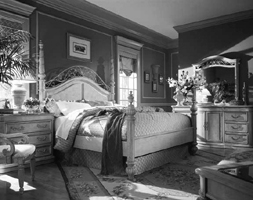
#> input picture data/train/Bedroom/image_0025.jpg, 253 x 200 px; its folder holds 3 pictures in this run
$ python Scene_Recognition.py
#> lines starting #> are read from the running program, lines starting #| are printed output that depends on the picture
### utils.py
import numpy as np
from numpy.linalg import norm
from skimage.io import imread, imsave
from skimage.color import rgb2gray
from skimage.feature import hog, match_template
from skimage.transform import resize
from skimage.filters import gabor
from sklearn.feature_extraction.image import extract_patches_2d
from scipy.spatial.distance import cdist
from scipy.stats import mode
from sklearn.cluster import MiniBatchKMeans
from sklearn.svm import LinearSVC, SVC
from sklearn.model_selection import GridSearchCV
from sklearn.mixture import GaussianMixture
import os
import glob
import matplotlib.pyplot as plt
import warnings
import cv2

warnings.filterwarnings('ignore', '', UserWarning)


def get_tiny_images(image_paths):
    """
    Generates tiny image features by resizing images to a small resolution.

    Args:
        image_paths (list): List of image file paths.
    Returns:
        np.ndarray: Array of tiny image feature vectors (n x d).
    """
    tiny_images = [
        resize(imread(image_path), (16, 16)).flatten()
        for image_path in image_paths
    ]
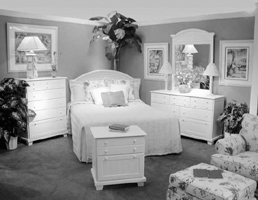
#> input picture data/train/Bedroom/image_0028.jpg, 258 x 200 px
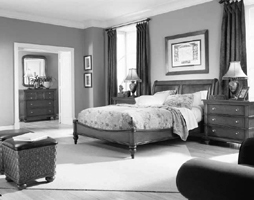
#> input picture data/train/Bedroom/image_0031.jpg, 254 x 200 px
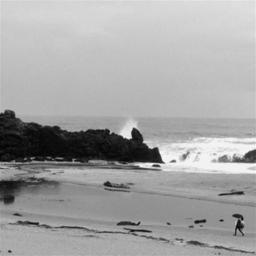
#> input picture data/train/Coast/image_0052.jpg, 256 x 256 px
#> tiny_images = 4 items
    return np.array(tiny_images)


# [476 lines left out: functions generate_gaussian_pyramid, build_vocabulary, build_vocabulary_with_gmm, spatial_pyramid_bow, get_bags_of_words, get_bags_of_words_with_gmm and 6 more, not called in this run]


def nearest_neighbor_classify(train_image_feats, train_labels, test_image_feats, k=5):
    """
    Classifies test images using k-Nearest Neighbors.

    Args:
        train_image_feats (np.ndarray): n x d array of training image features.
        train_labels (list): List of n training labels (strings).
        test_image_feats (np.ndarray): m x d array of test image features.
        k (int): Number of nearest neighbors to consider (default=5).

    Returns:
        list: Predicted labels for each test image.
    """
#> called with train_image_feats = array of shape (4, 256), test_image_feats = array of shape (4, 256), k = 5
    # Compute pairwise distances between test and training features
    distances = cdist(test_image_feats, train_image_feats, metric='euclidean')
#> distances = [[0, 4.6, 4.95, 6.06], [4.6, 0, 4.21, 3.79], [4.95, 4.21, 0, 4.24], [6.06, 3.79, 4.24, 0]]

    # Find the indices of the k nearest neighbors for each test image
    k_nearest_indices = np.argsort(distances, axis=1)[:, :k]
#> k_nearest_indices = [[0, 1, 2, 3], [1, 3, 2, 0], [2, 1, 3, 0], [3, 1, 2, 0]]

    # Predict labels based on the mode of the k-nearest neighbors' labels
    predictions = []
    for neighbors in k_nearest_indices:
        k_labels = [train_labels[i] for i in neighbors]  # Get the labels of the k-nearest neighbors
        most_common_label = mode(k_labels, keepdims=True).mode[0]  # Find the most common label
        predictions.append(most_common_label)
#> this loop made 1 pass
#> after the loop, predictions = []

    return predictions


def get_image_paths(data_path, categories, num_train_per_cat):
    """
    Returns file paths and labels for training and test images.

    Args:
        data_path (str): Path to the dataset directory.
        categories (list): List of category names (strings).
        num_train_per_cat (int): Number of images per category for training and testing.

    Returns:
        tuple: (train_image_paths, test_image_paths, train_labels, test_labels)
            - train_image_paths (list): List of training image file paths.
            - test_image_paths (list): List of test image file paths.
            - train_labels (list): List of category labels for training images.
            - test_labels (list): List of category labels for test images.
    """
    train_image_paths, test_image_paths = [], []
    train_labels, test_labels = [], []

    for cat in categories:
        # Collect training images and labels
        train_images = glob.glob(os.path.join(data_path, 'train', cat, '*.jpg'))[:num_train_per_cat]
        train_image_paths.extend(train_images)
        train_labels.extend([cat] * len(train_images))

        # Collect test images and labels
        test_images = glob.glob(os.path.join(data_path, 'test', cat, '*.jpg'))[:num_train_per_cat]
        test_image_paths.extend(test_images)
        test_labels.extend([cat] * len(test_images))

    return train_image_paths, test_image_paths, train_labels, test_labels


# [302 lines left out: functions create_results_webpage, rescale, not called in this run]

### Scene_Recognition.py
import os
import numpy as np
import argparse
from utils import (
    get_tiny_images, build_vocabulary, get_bags_of_words, combined_features,
    svm_classify, nearest_neighbor_classify, get_image_paths,
    svm_classify_rbf, svm_classify_rbf_with_grid_search,
    build_vocabulary_with_gmm, get_bags_of_words_with_gmm,
    create_results_webpage
)

def scene_recognition(feature='tiny_image', classifier='nearest_neighbor'):
    """
    Performs scene recognition by extracting features from images and classifying them
    into predefined categories using specified feature extraction and classification methods.

    Args:
        feature (str): Feature extraction method ('tiny_image' or 'bag_of_words').
        classifier (str): Classification method ('nearest_neighbor' or 'support_vector_machine').
    """
    # Parameters and Paths
    data_path = './data/'
    categories = ['Kitchen', 'Store', 'Bedroom', 'LivingRoom', 'Office', 'Industrial',
                  'Suburb', 'InsideCity', 'TallBuilding', 'Street', 'Highway', 'OpenCountry',
                  'Coast', 'Mountain', 'Forest']
    abbr_categories = ['Kit', 'Sto', 'Bed', 'Liv', 'Off', 'Ind', 'Sub', 'Cty', 'Bld', 'St',
                       'HW', 'OC', 'Cst', 'Mnt', 'For']
    num_train_per_cat = 100

    # Load image paths and labels
    print('Loading image paths and labels...')
    train_paths, test_paths, train_labels, test_labels = get_image_paths(data_path, categories, num_train_per_cat)

    # Feature Extraction
    print(f'Extracting features using: {feature}')
    if feature == 'tiny_image':
        train_feats = get_tiny_images(train_paths)
        test_feats = get_tiny_images(test_paths)
    elif feature == 'bag_of_words':
        vocab_file = 'vocab.npy'
        if not os.path.isfile(vocab_file):
            print('Building vocabulary...')
            vocab = build_vocabulary(train_paths, vocab_size=500)
            np.save(vocab_file, vocab)
        train_feats = get_bags_of_words(train_paths)
        test_feats = get_bags_of_words(test_paths)
    elif feature == 'bow_gmm':
        # Build Vocabulary using GMM
        gmm_file = 'vocab_gmm.npy'
        if not os.path.isfile(vocab_file):
            print('Building GMM vocabulary...')
            gmm_size=200
            gmm = build_vocabulary_with_gmm(train_paths, n_components=gmm_size)
            np.save(gmm_file, gmm)
        train_feats = get_bags_of_words_with_gmm(train_paths, levels=3)
        test_feats = get_bags_of_words_with_gmm(test_paths, levels=3)
    elif feature == 'combined_features':
        vocab_file = 'vocab.npy'
        if not os.path.isfile(vocab_file):
            print('Building vocabulary...')
            vocab = build_vocabulary(train_paths, vocab_size=500)
            np.save(vocab_file, vocab)
        train_feats = combined_features(train_paths)
        test_feats = combined_features(test_paths)
    else:
        raise ValueError(f'Unsupported feature type: {feature}')

    # Classification
    print(f'Classifying using: {classifier}')
    if classifier == 'NN':
        predictions = nearest_neighbor_classify(train_feats, train_labels, test_feats)
    elif classifier == 'SVM':
        predictions = svm_classify(train_feats, train_labels, test_feats)
    elif classifier == 'SVM_RBF':
        predictions = svm_classify_rbf(train_feats, train_labels, test_feats)
    elif classifier == 'SVM_RBF_GridSearch':
        results = svm_classify_rbf_with_grid_search(train_feats, train_labels, test_feats)
        predictions = results['predictions']
        print(f"Best Parameters for SVM_RBF: {results['best_params']}")
    else:
        raise ValueError(f'Unsupported classifier type: {classifier}')

    # Generate Results Webpage
    create_results_webpage(train_paths, test_paths, train_labels, test_labels, categories,
                           abbr_categories, predictions)

if __name__ == '__main__':
    parser = argparse.ArgumentParser()
    parser.add_argument('-f', '--feature', default='tiny_image',
                        choices=['tiny_image', 'bag_of_words', 'bow_gmm', 'combined_features'],
                        help='Feature representation method: tiny_image, bag_of_words, bow_gmm or combined_features')
    parser.add_argument('-c', '--classifier', default='NN',
                        choices=['NN', 'SVM', 'SVM_RBF', 'SVM_RBF_GridSearch'],
                        help='Classifier method: NN, SVM, SVM_RBF or SVM_RBF_GridSearch')
    args = parser.parse_args()

#> (the run stopped early here; a loop or call above may not have finished)
